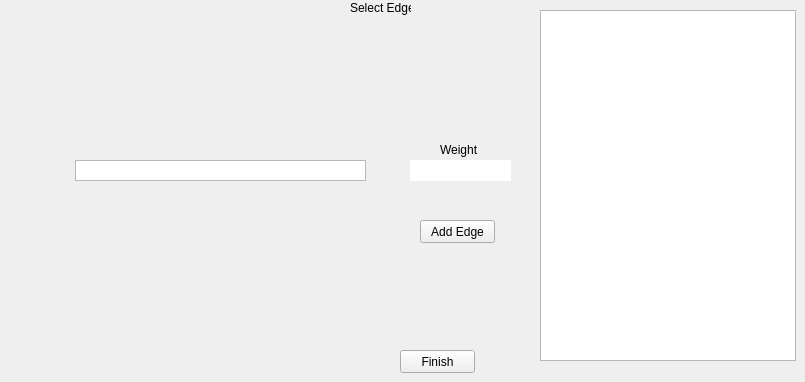
    <widget class="QWidget" name="AddTwo12">
     <widget class="QLabel" name="label_14">
      <property name="geometry">
       <rect>
        <x>350</x>
        <y>0</y>
        <width>61</width>
        <height>16</height>
       </rect>
      </property>
      <property name="text">
       <string>Select Edges</string>
      </property>
     </widget>
     <widget class="QPushButton" name="ADD2_BackB">
      <property name="geometry">
       <rect>
        <x>400</x>
        <y>350</y>
        <width>75</width>
        <height>23</height>
       </rect>
      </property>
      <property name="text">
       <string>Finish</string>
      </property>
     </widget>
     <widget class="QTableWidget" name="AddEdgeTable">
      <property name="geometry">
       <rect>
        <x>540</x>
        <y>10</y>
        <width>256</width>
        <height>351</height>
       </rect>
      </property>
     </widget>
     <widget class="QPushButton" name="ADD2_AddB">
      <property name="geometry">
       <rect>
        <x>420</x>
        <y>220</y>
        <width>75</width>
        <height>23</height>
       </rect>
      </property>
      <property name="text">
       <string>Add Edge</string>
      </property>
     </widget>
     <widget class="QLabel" name="label_15">
      <property name="geometry">
       <rect>
        <x>440</x>
        <y>140</y>
        <width>41</width>
        <height>20</height>
       </rect>
      </property>
      <property name="text">
       <string>Weight</string>
      </property>
     </widget>
     <widget class="QTableWidget" name="AddWeightTable">
      <property name="geometry">
       <rect>
        <x>410</x>
        <y>160</y>
        <width>101</width>
        <height>21</height>
       </rect>
      </property>
      <property name="frameShape">
       <enum>QFrame::NoFrame</enum>
      </property>
      <property name="verticalScrollBarPolicy">
       <enum>Qt::ScrollBarAlwaysOff</enum>
      </property>
      <property name="horizontalScrollBarPolicy">
       <enum>Qt::ScrollBarAlwaysOff</enum>
      </property>
      <property name="showGrid">
       <bool>true</bool>
      </property>
      <attribute name="horizontalHeaderVisible">
       <bool>false</bool>
      </attribute>
      <attribute name="verticalHeaderVisible">
       <bool>false</bool>
      </attribute>
      <attribute name="verticalHeaderHighlightSections">
       <bool>false</bool>
      </attribute>
     </widget>
     <widget class="QTextBrowser" name="ADD2_Error">
      <property name="geometry">
       <rect>
        <x>75</x>
        <y>160</y>
        <width>291</width>
        <height>21</height>
       </rect>
      </property>
      <property name="verticalScrollBarPolicy">
       <enum>Qt::ScrollBarAlwaysOff</enum>
      </property>
      <property name="horizontalScrollBarPolicy">
       <enum>Qt::ScrollBarAlwaysOff</enum>
      </property>
     </widget>
    </widget>
